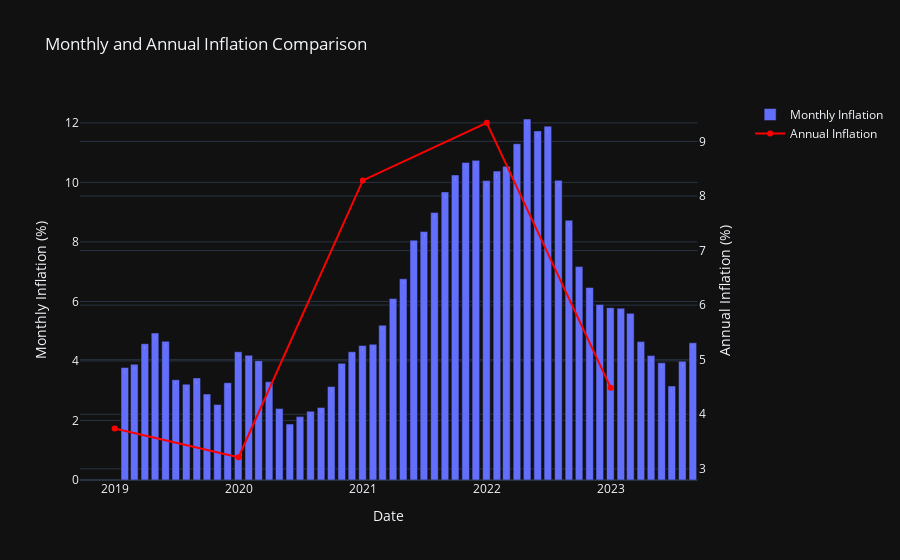

Notebook cell for this chart:
### Markdown cell above
##### Inflation

### Code cell
df = df_macroeconomic_book.copy(deep=True)
df['date'] = pd.to_datetime(df['date'])
df['year'] = df['date'].dt.year
df_annual_inflation = df.groupby('year')['ipca'].mean().reset_index()

fig = sp.make_subplots(specs=[[{"secondary_y": True}]])

fig.add_trace(go.Bar(x=df['date'], y=df['ipca'], name='Monthly Inflation', text=df['ipca']), secondary_y=False)
fig.add_trace(go.Scatter(x=df_annual_inflation['year'], y=df_annual_inflation['ipca'], name='Annual Inflation', marker=dict(color='red')), secondary_y=True)

fig.update_layout(title_text='Monthly and Annual Inflation Comparison', template='plotly_dark')
fig.update_xaxes(title_text='Date')
fig.update_yaxes(title_text='Monthly Inflation (%)', secondary_y=False)
fig.update_yaxes(title_text='Annual Inflation (%)', secondary_y=True)


fig.show()

### Figure 1 — Plotly figure (JSON) as saved in the notebook; plotly's stock layout.template omitted (floating-point values rounded to 4 significant figures)
{"data": [{"name": "Monthly Inflation", "text": [3.78, 3.89, 4.58, 4.94, 4.66, 3.37, 3.22, 3.43, 2.89, 2.54, 3.27, 4.31, 4.19, 4.01, 3.3, 2.4, 1.88, 2.13, 2.31, 2.44, 3.14, 3.92, 4.31, 4.52, 4.56, 5.2, 6.1, 6.76, 8.06, 8.35, 8.99, 9.68, 10.25, 10.67, 10.74, 10.06, 10.38, 10.54, 11.3, 12.13, 11.73, 11.89, 10.07, 8.73, 7.17, 6.47, 5.9, 5.79, 5.77, 5.6, 4.65, 4.18, 3.94, 3.16, 3.99, 4.61], "type": "bar", "x": ["2019-01-31T00:00:00", "2019-02-28T00:00:00", "2019-03-31T00:00:00", "2019-04-30T00:00:00", "2019-05-31T00:00:00", "2019-06-30T00:00:00", "2019-07-31T00:00:00", "2019-08-31T00:00:00", "2019-09-30T00:00:00", "2019-10-31T00:00:00", "2019-11-30T00:00:00", "2019-12-31T00:00:00", "2020-01-31T00:00:00", "2020-02-29T00:00:00", "2020-03-31T00:00:00", "2020-04-30T00:00:00", "2020-05-31T00:00:00", "2020-06-30T00:00:00", "2020-07-31T00:00:00", "2020-08-31T00:00:00", "2020-09-30T00:00:00", "2020-10-31T00:00:00", "2020-11-30T00:00:00", "2020-12-31T00:00:00", "2021-01-31T00:00:00", "2021-02-28T00:00:00", "2021-03-31T00:00:00", "2021-04-30T00:00:00", "2021-05-31T00:00:00", "2021-06-30T00:00:00", "2021-07-31T00:00:00", "2021-08-31T00:00:00", "2021-09-30T00:00:00", "2021-10-31T00:00:00", "2021-11-30T00:00:00", "2021-12-31T00:00:00", "2022-01-31T00:00:00", "2022-02-28T00:00:00", "2022-03-31T00:00:00", "2022-04-30T00:00:00", "2022-05-31T00:00:00", "2022-06-30T00:00:00", "2022-07-31T00:00:00", "2022-08-31T00:00:00", "2022-09-30T00:00:00", "2022-10-31T00:00:00", "2022-11-30T00:00:00", "2022-12-31T00:00:00", "2023-01-31T00:00:00", "2023-02-28T00:00:00", "2023-03-31T00:00:00", "2023-04-30T00:00:00", "2023-05-31T00:00:00", "2023-06-30T00:00:00", "2023-07-31T00:00:00", "2023-08-31T00:00:00"], "xaxis": "x", "y": [3.78, 3.89, 4.58, 4.94, 4.66, 3.37, 3.22, 3.43, 2.89, 2.54, 3.27, 4.31, 4.19, 4.01, 3.3, 2.4, 1.88, 2.13, 2.31, 2.44, 3.14, 3.92, 4.31, 4.52, 4.56, 5.2, 6.1, 6.76, 8.06, 8.35, 8.99, 9.68, 10.25, 10.67, 10.74, 10.06, 10.38, 10.54, 11.3, 12.13, 11.73, 11.89, 10.07, 8.73, 7.17, 6.47, 5.9, 5.79, 5.77, 5.6, 4.65, 4.18, 3.94, 3.16, 3.99, 4.61], "yaxis": "y"}, {"marker": {"color": "red"}, "name": "Annual Inflation", "type": "scatter", "x": [2019, 2020, 2021, 2022, 2023], "xaxis": "x", "y": [3.74, 3.212, 8.285, 9.342, 4.487], "yaxis": "y2"}], "layout": {"title": {"text": "Monthly and Annual Inflation Comparison"}, "xaxis": {"anchor": "y", "domain": [0, 0.94], "title": {"text": "Date"}}, "yaxis": {"anchor": "x", "domain": [0, 1], "title": {"text": "Monthly Inflation (%)"}}, "yaxis2": {"anchor": "x", "overlaying": "y", "side": "right", "title": {"text": "Annual Inflation (%)"}}}}
